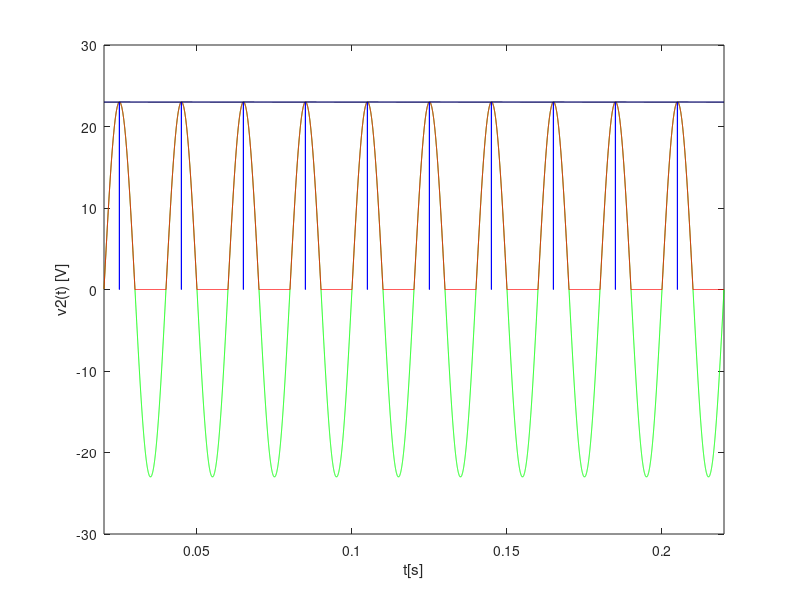
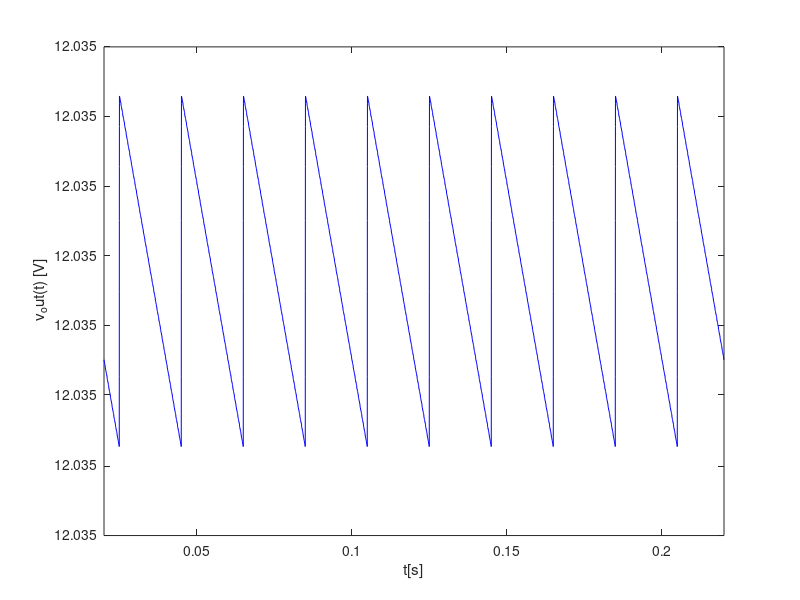

Recreate these plots in MATLAB, in order.
close all
clear all
%comentario
dt=1e-5
tmax=2e4+2000;
freq=2*pi*50.;
period=1./50.
A=230./10.;


%envelope
R1=300e3;
R2=715e3;
C1=300e-6;



% T off
toff=(1/freq)*atan(R1*C1*freq);


j=1;

for i=1:tmax

	t(i)=i*dt;
	v2(i)=A*sin(freq*t(i));

	if(v2(i)>0)
		v3(i)=v2(i);
	else
		v3(i)=0.;
	endif;

	if(t(i)>toff &&    A * sin(freq*toff) * exp(-(t(i)-toff)/(R1*C1)) > v3(i))
		vo(i)=A * sin(freq*toff) * exp(-(t(i)-toff)/(R1*C1));
	else
		vo(i)=0.;
	endif;

	if(A * sin(freq*toff) * exp(-(t(i)-toff)/(R1*C1)) < v3(i)    &&   t(i)>toff+period)
		toff=toff+period;
	endif;

	%voltagem envelope
	venvelope(i)=v3(i);
	if(vo(i)>v3(i))
		venvelope(i)=vo(i);
	endif;


endfor;

%%%%VOLTAGE REGULATOR

%solving using accurate model

function f=f(v,Vs,R)
Is=1e-14;
VT=0.02586491702;
f=v+R*Is*(exp(v/(22*VT))-1)-Vs;
endfunction

function fd=fd(v,R)
Is=1e-14;
VT=0.02586491702;
fd=1+R*Is/(22*VT)*exp(v/(22*VT));
endfunction

function find_Root=Solve_f(Vs,R)
	delta=1e-6;
	x_next=0.5;

	do
		x=x_next;
		x_next=x-f(x,Vs,R)/fd(x,R);
	until (abs(x-x_next)<delta);
	find_Root=x_next;
endfunction


for i=1:tmax
v_out(i)=Solve_f(venvelope(i),R2);
endfor;

%GRAFICOS

%making new vectores

for j=1:2e4
	tgraf(j)=t(j+2000);
	v2graf(j)=v2(j+2000);
	v3graf(j)=v3(j+2000);
	vograf(j)=vo(j+2000);
	venvelopegraf(j)=venvelope(j+2000);
	v_outgraf(j)=v_out(j+2000);
endfor

hf = figure ();
plot (tgraf, v2graf, "g");
hold on;
plot (tgraf, v3graf, "r");
hold on;
plot (tgraf, vograf, "b");
hold on;
plot (tgraf, venvelopegraf, "-k");

axis([tgraf(1),tgraf(2e4)]);
xlabel ("t[s]");
ylabel ("v2(t) [V]");
print (hf, "v2.eps", "-depsc");

clf(hf);
hf = figure();
plot(tgraf,v_outgraf,"b");
axis([tgraf(1),tgraf(2e4)]);
xlabel("t[s]");
ylabel("v_out(t) [V]");
print(hf,"vout.eps","-depsc");

mean(venvelopegraf)
